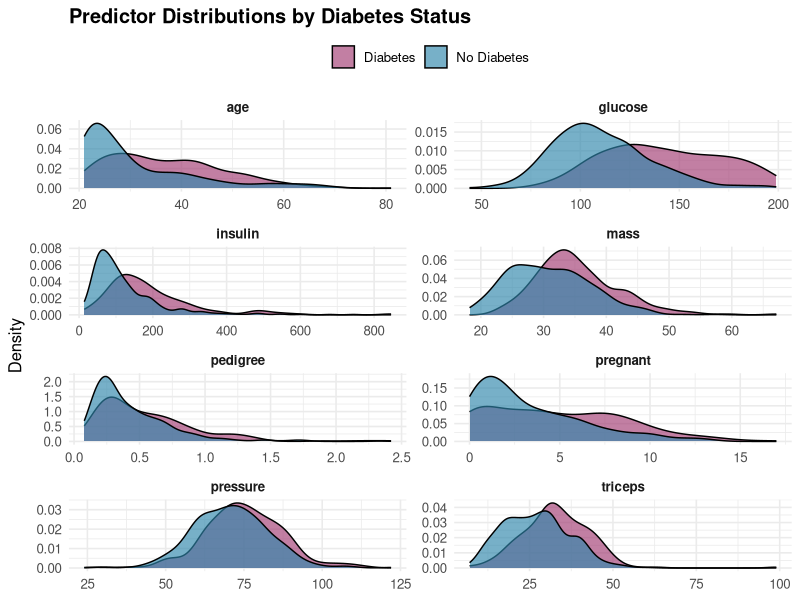
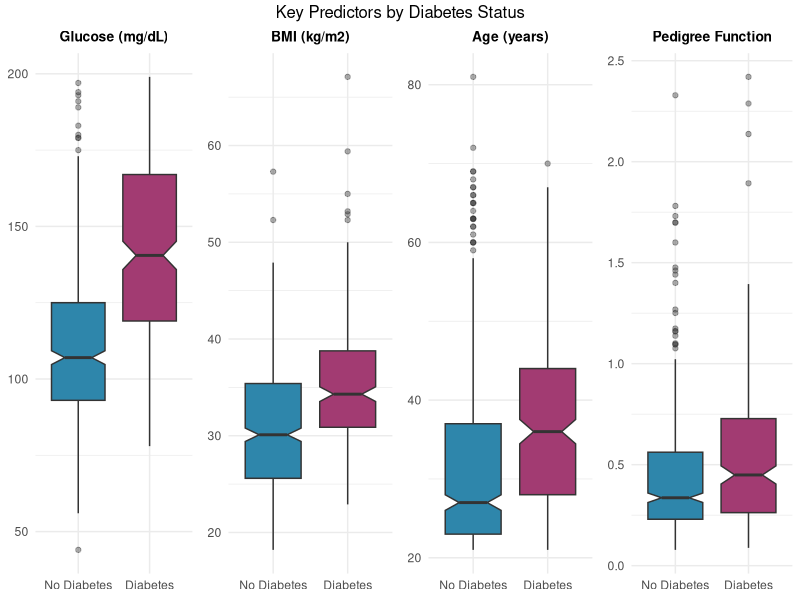
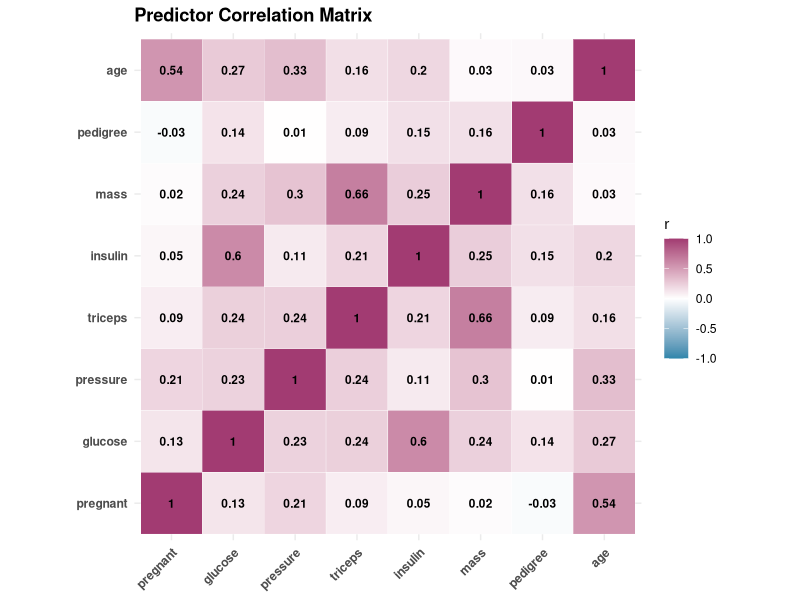
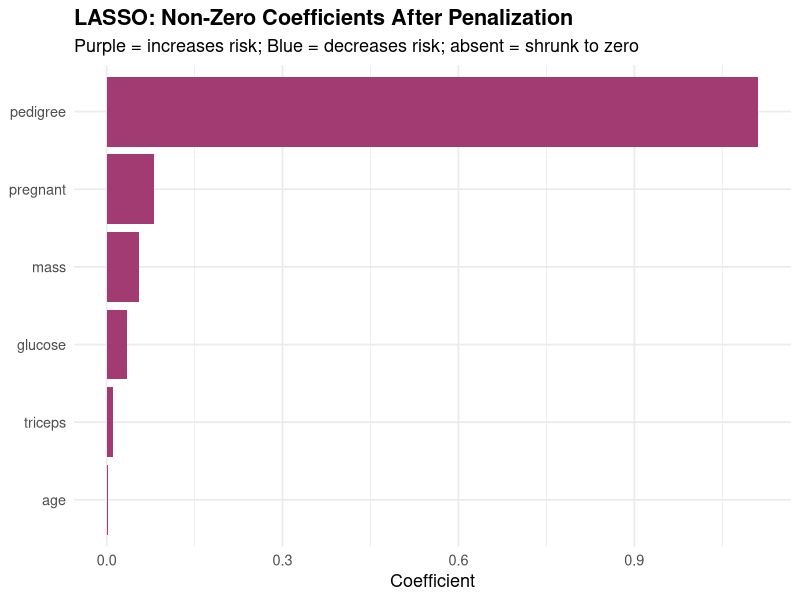
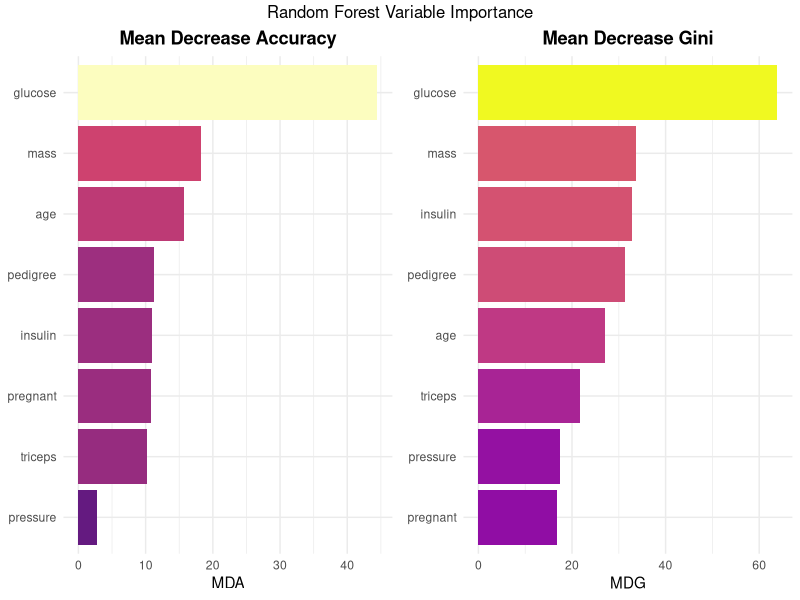
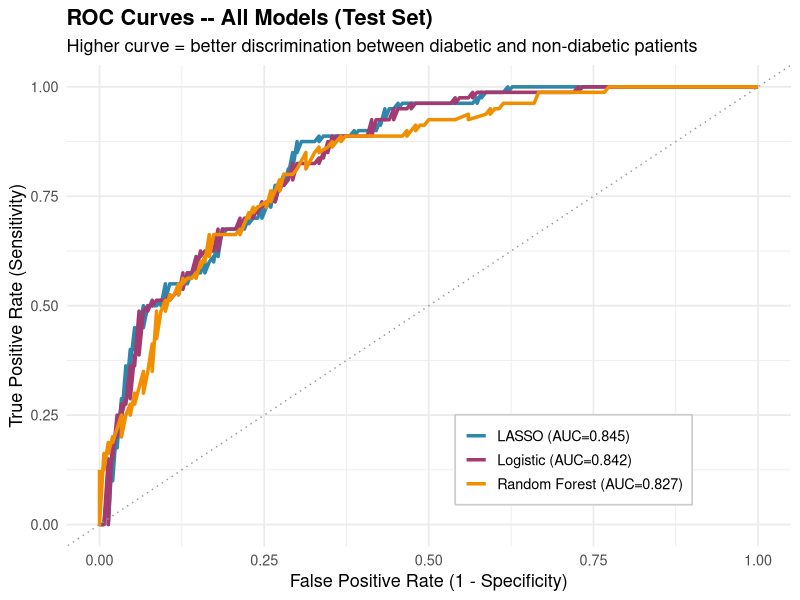
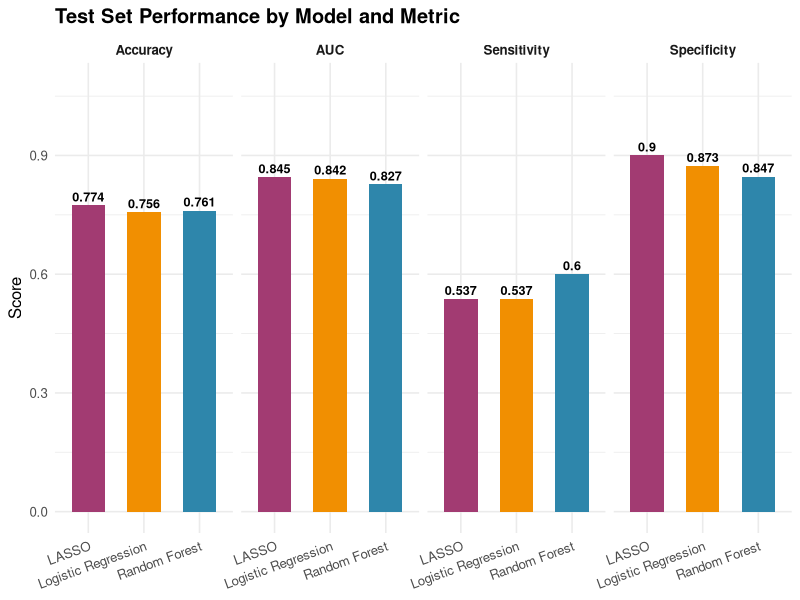
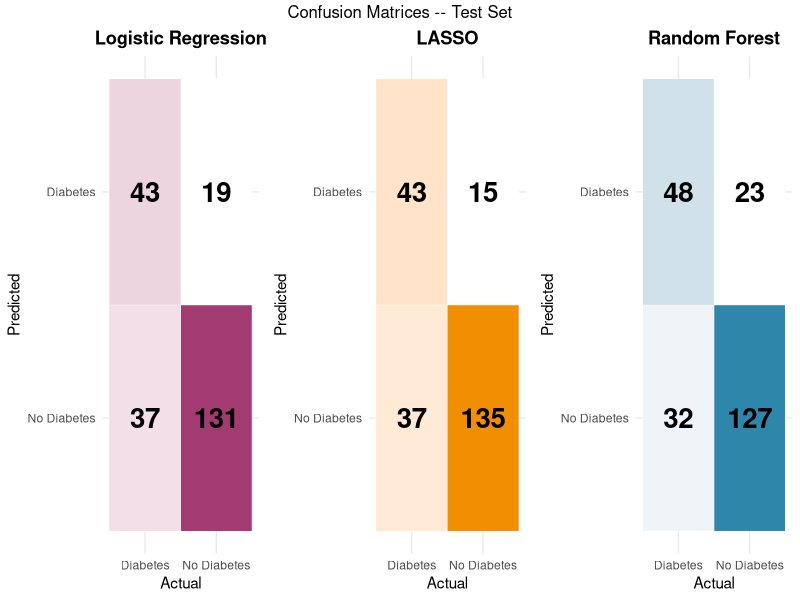

These figures' R source, in order:
## ---- chunk 1
knitr::opts_chunk$set(echo = TRUE, warning = FALSE, message = FALSE)
## ---- chunk 2
rm(list = ls())
set.seed(123)

required_packages <- c(
  "tidyverse", "mlbench", "caret", "pROC",
  "glmnet", "mice", "gridExtra", "reshape2",
  "randomForest", "knitr", "kableExtra", "scales", "viridis"
)

for (pkg in required_packages) {
  if (!requireNamespace(pkg, quietly = TRUE)) install.packages(pkg)
  suppressPackageStartupMessages(library(pkg, character.only = TRUE))
}

# Color palette
palette_neg <- "#2E86AB"   # Blue  – No Diabetes
palette_pos <- "#A23B72"   # Purple – Diabetes
palette_neu <- "#F18F01"   # Orange – neutral
## ---- chunk 3
data("PimaIndiansDiabetes2", package = "mlbench")
diabetes_raw <- PimaIndiansDiabetes2

# Impute missing values
imp <- mice(diabetes_raw[, -9], m = 5, method = "pmm",
            seed = 123, printFlag = FALSE)
diabetes <- complete(imp, 1)
diabetes$diabetes <- diabetes_raw$diabetes

continuous_vars <- c("pregnant","glucose","pressure","triceps",
                     "insulin","mass","pedigree","age")
## ---- chunk 4
idx        <- createDataPartition(diabetes$diabetes, p = 0.70, list = FALSE)
train_data <- diabetes[idx, ]
test_data  <- diabetes[-idx, ]
## ---- chunk 5
diabetes |>
  select(all_of(continuous_vars), diabetes) |>
  pivot_longer(-diabetes, names_to = "Variable", values_to = "Value") |>
  mutate(Outcome = ifelse(diabetes == "neg", "No Diabetes", "Diabetes")) |>
  ggplot(aes(x = Value, fill = Outcome)) +
  geom_density(alpha = 0.65) +
  scale_fill_manual(values = c("No Diabetes" = palette_neg, "Diabetes" = palette_pos)) +
  facet_wrap(~Variable, scales = "free", ncol = 2) +
  labs(title = "Predictor Distributions by Diabetes Status",
       x = NULL, y = "Density", fill = NULL) +
  theme_minimal(base_size = 12) +
  theme(plot.title = element_text(face = "bold"), legend.position = "top",
        strip.text = element_text(face = "bold"))
## ---- chunk 6
top_vars   <- c("glucose", "mass", "age", "pedigree")
top_labels <- c("Glucose (mg/dL)", "BMI (kg/m2)", "Age (years)", "Pedigree Function")

bp_list <- mapply(function(v, lab) {
  ggplot(diabetes, aes_string(x = "diabetes", y = v, fill = "diabetes")) +
    geom_boxplot(notch = TRUE, outlier.alpha = 0.4, show.legend = FALSE) +
    scale_x_discrete(labels = c("neg" = "No Diabetes", "pos" = "Diabetes")) +
    scale_fill_manual(values = c("neg" = palette_neg, "pos" = palette_pos)) +
    labs(title = lab, x = NULL, y = NULL) +
    theme_minimal(base_size = 11) +
    theme(plot.title = element_text(face = "bold", hjust = 0.5, size = 10))
}, top_vars, top_labels, SIMPLIFY = FALSE)

grid.arrange(grobs = bp_list, ncol = 4,
             top = "Key Predictors by Diabetes Status")
## ---- chunk 7
cor_melt <- diabetes |>
  select(all_of(continuous_vars)) |>
  cor() |>
  melt()

ggplot(cor_melt, aes(x = Var1, y = Var2, fill = value)) +
  geom_tile(color = "white") +
  geom_text(aes(label = round(value, 2)), size = 3, fontface = "bold") +
  scale_fill_gradient2(low = palette_neg, mid = "white", high = palette_pos,
                       midpoint = 0, limits = c(-1, 1), name = "r") +
  labs(title = "Predictor Correlation Matrix", x = NULL, y = NULL) +
  theme_minimal(base_size = 11) +
  theme(axis.text.x = element_text(angle = 45, hjust = 1, face = "bold"),
        axis.text.y = element_text(face = "bold"),
        plot.title  = element_text(face = "bold")) +
  coord_fixed()
## ---- chunk 8
diabetes |>
  group_by(diabetes) |>
  summarise(across(all_of(continuous_vars),
                   ~paste0(round(mean(.), 1), " (+-", round(sd(.), 1), ")")),
            .groups = "drop") |>
  mutate(diabetes = ifelse(diabetes == "neg", "No Diabetes", "Diabetes")) |>
  pivot_longer(-diabetes, names_to = "Variable") |>
  pivot_wider(names_from = diabetes, values_from = value) |>
  kbl(caption = "Mean (+-SD) by Diabetes Status",
      col.names = c("Variable", "No Diabetes", "Diabetes")) |>
  kable_styling(bootstrap_options = c("striped","hover","condensed"), full_width = FALSE)
## ---- chunk 9
log_full <- glm(diabetes ~ ., data = train_data, family = binomial)
log_step <- step(log_full, direction = "both", trace = 0)

# Predictions
log_prob_tr  <- predict(log_step, train_data, type = "response")
log_prob_te  <- predict(log_step, test_data,  type = "response")
log_class_tr <- factor(ifelse(log_prob_tr > 0.5, "pos", "neg"), levels = c("neg","pos"))
log_class_te <- factor(ifelse(log_prob_te > 0.5, "pos", "neg"), levels = c("neg","pos"))

log_cm_tr  <- confusionMatrix(log_class_tr, train_data$diabetes, positive = "pos")
log_cm_te  <- confusionMatrix(log_class_te, test_data$diabetes,  positive = "pos")
log_roc_tr <- roc(train_data$diabetes, log_prob_tr, quiet = TRUE)
log_roc_te <- roc(test_data$diabetes,  log_prob_te, quiet = TRUE)
## ---- chunk 10
x_tr <- model.matrix(diabetes ~ ., train_data)[,-1]
y_tr <- ifelse(train_data$diabetes == "pos", 1, 0)
x_te <- model.matrix(diabetes ~ ., test_data)[,-1]

cv_lasso    <- cv.glmnet(x_tr, y_tr, alpha = 1, family = "binomial", nfolds = 10)
lasso_model <- glmnet(x_tr, y_tr, alpha = 1, family = "binomial",
                      lambda = cv_lasso$lambda.min)

# Predictions
las_prob_tr  <- predict(lasso_model, x_tr, type = "response")[,1]
las_prob_te  <- predict(lasso_model, x_te, type = "response")[,1]
las_class_tr <- factor(ifelse(las_prob_tr > 0.5, "pos", "neg"), levels = c("neg","pos"))
las_class_te <- factor(ifelse(las_prob_te > 0.5, "pos", "neg"), levels = c("neg","pos"))

las_cm_tr  <- confusionMatrix(las_class_tr, train_data$diabetes, positive = "pos")
las_cm_te  <- confusionMatrix(las_class_te, test_data$diabetes,  positive = "pos")
las_roc_tr <- roc(train_data$diabetes, las_prob_tr, quiet = TRUE)
las_roc_te <- roc(test_data$diabetes,  las_prob_te, quiet = TRUE)
## ---- chunk 11
las_coef_df <- data.frame(
  Variable = rownames(as.matrix(coef(lasso_model))),
  Coef     = as.matrix(coef(lasso_model))[,1]
) |> filter(Variable != "(Intercept)", Coef != 0) |>
  arrange(desc(abs(Coef)))

ggplot(las_coef_df, aes(x = reorder(Variable, abs(Coef)), y = Coef, fill = Coef > 0)) +
  geom_col(show.legend = FALSE) +
  scale_fill_manual(values = c("FALSE" = palette_neg, "TRUE" = palette_pos)) +
  coord_flip() +
  labs(title    = "LASSO: Non-Zero Coefficients After Penalization",
       subtitle = "Purple = increases risk; Blue = decreases risk; absent = shrunk to zero",
       x = NULL, y = "Coefficient") +
  theme_minimal(base_size = 13) +
  theme(plot.title = element_text(face = "bold"))
## ---- chunk 12
rf_model <- randomForest(diabetes ~ ., data = train_data,
                         ntree = 500, mtry = 3, importance = TRUE)

rf_prob_tr  <- predict(rf_model, train_data, type = "prob")[,"pos"]
rf_prob_te  <- predict(rf_model, test_data,  type = "prob")[,"pos"]
rf_class_tr <- predict(rf_model, train_data, type = "class")
rf_class_te <- predict(rf_model, test_data,  type = "class")

rf_cm_tr  <- confusionMatrix(rf_class_tr, train_data$diabetes, positive = "pos")
rf_cm_te  <- confusionMatrix(rf_class_te, test_data$diabetes,  positive = "pos")
rf_roc_tr <- roc(train_data$diabetes, rf_prob_tr, quiet = TRUE)
rf_roc_te <- roc(test_data$diabetes,  rf_prob_te, quiet = TRUE)
## ---- chunk 13
imp_df <- as.data.frame(importance(rf_model)) |>
  rownames_to_column("Variable") |>
  arrange(desc(MeanDecreaseAccuracy))

p_mda <- ggplot(imp_df, aes(x = reorder(Variable, MeanDecreaseAccuracy),
                             y = MeanDecreaseAccuracy, fill = MeanDecreaseAccuracy)) +
  geom_col(show.legend = FALSE) +
  scale_fill_viridis_c(option = "magma", begin = 0.3) +
  coord_flip() +
  labs(title = "Mean Decrease Accuracy", x = NULL, y = "MDA") +
  theme_minimal(base_size = 11) +
  theme(plot.title = element_text(face = "bold", hjust = 0.5))

p_mdg <- ggplot(imp_df, aes(x = reorder(Variable, MeanDecreaseGini),
                             y = MeanDecreaseGini, fill = MeanDecreaseGini)) +
  geom_col(show.legend = FALSE) +
  scale_fill_viridis_c(option = "plasma", begin = 0.3) +
  coord_flip() +
  labs(title = "Mean Decrease Gini", x = NULL, y = "MDG") +
  theme_minimal(base_size = 11) +
  theme(plot.title = element_text(face = "bold", hjust = 0.5))

grid.arrange(p_mda, p_mdg, ncol = 2,
             top = "Random Forest Variable Importance")
## ---- chunk 14
results <- data.frame(
  Model       = c("Logistic Regression", "LASSO", "Random Forest"),
  Train_Acc   = round(c(log_cm_tr$overall["Accuracy"],
                        las_cm_tr$overall["Accuracy"],
                        rf_cm_tr$overall["Accuracy"]), 4),
  Test_Acc    = round(c(log_cm_te$overall["Accuracy"],
                        las_cm_te$overall["Accuracy"],
                        rf_cm_te$overall["Accuracy"]), 4),
  Sensitivity = round(c(log_cm_te$byClass["Sensitivity"],
                        las_cm_te$byClass["Sensitivity"],
                        rf_cm_te$byClass["Sensitivity"]), 4),
  Specificity = round(c(log_cm_te$byClass["Specificity"],
                        las_cm_te$byClass["Specificity"],
                        rf_cm_te$byClass["Specificity"]), 4),
  F1          = round(c(log_cm_te$byClass["F1"],
                        las_cm_te$byClass["F1"],
                        rf_cm_te$byClass["F1"]), 4),
  Test_AUC    = round(c(auc(log_roc_te),
                        auc(las_roc_te),
                        auc(rf_roc_te)), 4)
)

best <- which.max(results$Test_AUC)

kbl(results, caption = "Model Performance Comparison (Test Set)",
    col.names = c("Model","Train Acc.","Test Acc.","Sensitivity",
                  "Specificity","F1 Score","Test AUC")) |>
  kable_styling(bootstrap_options = c("striped","hover","condensed"), full_width = TRUE) |>
  row_spec(best, bold = TRUE, color = "white", background = palette_neg) |>
  add_footnote("Highlighted = best Test AUC", notation = "symbol")
## ---- chunk 15
roc_df <- bind_rows(
  data.frame(fpr = 1 - log_roc_te$specificities, tpr = log_roc_te$sensitivities,
             Model = paste0("Logistic (AUC=", round(auc(log_roc_te), 3), ")")),
  data.frame(fpr = 1 - las_roc_te$specificities, tpr = las_roc_te$sensitivities,
             Model = paste0("LASSO (AUC=", round(auc(las_roc_te), 3), ")")),
  data.frame(fpr = 1 - rf_roc_te$specificities,  tpr = rf_roc_te$sensitivities,
             Model = paste0("Random Forest (AUC=", round(auc(rf_roc_te), 3), ")"))
)

ggplot(roc_df, aes(x = fpr, y = tpr, color = Model)) +
  geom_line(linewidth = 1.2) +
  geom_abline(slope = 1, intercept = 0, linetype = "dotted", color = "gray60") +
  scale_color_manual(values = c(palette_neg, palette_pos, palette_neu)) +
  labs(title    = "ROC Curves -- All Models (Test Set)",
       subtitle = "Higher curve = better discrimination between diabetic and non-diabetic patients",
       x = "False Positive Rate (1 - Specificity)",
       y = "True Positive Rate (Sensitivity)",
       color = NULL) +
  theme_minimal(base_size = 13) +
  theme(plot.title = element_text(face = "bold"),
        legend.position = c(0.70, 0.18),
        legend.background = element_rect(fill = "white", color = "gray80"))
## ---- chunk 16
results |>
  select(Model, Test_Acc, Sensitivity, Specificity, Test_AUC) |>
  pivot_longer(-Model, names_to = "Metric", values_to = "Value") |>
  mutate(Metric = recode(Metric, "Test_Acc" = "Accuracy", "Test_AUC" = "AUC")) |>
  ggplot(aes(x = Model, y = Value, fill = Model)) +
  geom_col(width = 0.6, show.legend = FALSE) +
  geom_text(aes(label = round(Value, 3)), vjust = -0.4, size = 3.2, fontface = "bold") +
  scale_fill_manual(values = c(palette_pos, palette_neu, palette_neg)) +
  scale_y_continuous(limits = c(0, 1.08)) +
  facet_wrap(~Metric, ncol = 4) +
  labs(title = "Test Set Performance by Model and Metric", x = NULL, y = "Score") +
  theme_minimal(base_size = 12) +
  theme(axis.text.x  = element_text(angle = 20, hjust = 1),
        plot.title   = element_text(face = "bold"),
        strip.text   = element_text(face = "bold"))
## ---- chunk 17
plot_cm <- function(cm_obj, title_str, color) {
  cm_df <- as.data.frame(cm_obj$table)
  cm_df$Reference  <- factor(cm_df$Reference,  levels = c("pos","neg"))
  cm_df$Prediction <- factor(cm_df$Prediction, levels = c("neg","pos"))
  ggplot(cm_df, aes(x = Reference, y = Prediction, fill = Freq)) +
    geom_tile(color = "white") +
    geom_text(aes(label = Freq), size = 7, fontface = "bold") +
    scale_fill_gradient(low = "white", high = color) +
    scale_x_discrete(labels = c("pos" = "Diabetes", "neg" = "No Diabetes")) +
    scale_y_discrete(labels = c("pos" = "Diabetes", "neg" = "No Diabetes")) +
    labs(title = title_str, x = "Actual", y = "Predicted") +
    theme_minimal(base_size = 11) +
    theme(plot.title = element_text(face = "bold", hjust = 0.5),
          legend.position = "none")
}

grid.arrange(
  plot_cm(log_cm_te, "Logistic Regression", palette_pos),
  plot_cm(las_cm_te, "LASSO",               palette_neu),
  plot_cm(rf_cm_te,  "Random Forest",        palette_neg),
  ncol = 3, top = "Confusion Matrices -- Test Set"
)
## ---- chunk 18
# Refit Logistic and LASSO on standardized predictors for fair importance comparison
# (original models kept intact for odds ratios and predictions)
train_scaled <- train_data
train_scaled[continuous_vars] <- scale(train_data[continuous_vars])

log_scaled <- glm(formula(log_step), data = train_scaled, family = binomial)

x_tr_sc <- model.matrix(diabetes ~ ., train_scaled)[,-1]
las_scaled <- glmnet(x_tr_sc, y_tr, alpha = 1, family = "binomial",
                     lambda = cv_lasso$lambda.min)

# Standardized importance -- now comparable across variables
log_c <- abs(coef(log_scaled)[-1]);          log_c <- log_c / sum(log_c)
las_c <- abs(as.matrix(coef(las_scaled))[-1, 1])
las_c <- las_c[las_c != 0];                  las_c <- las_c / sum(las_c)
rf_mda <- importance(rf_model)[,"MeanDecreaseAccuracy"]
rf_mda <- rf_mda / sum(rf_mda)

make_imp <- function(vals, model_name) {
  v <- setNames(rep(0, length(continuous_vars)), continuous_vars)
  v[intersect(names(vals), continuous_vars)] <- vals[intersect(names(vals), continuous_vars)]
  data.frame(Variable = continuous_vars, Importance = v, Model = model_name)
}

all_imp <- bind_rows(
  make_imp(log_c,  "Logistic"),
  make_imp(las_c,  "LASSO"),
  make_imp(rf_mda, "Random Forest")
) |> filter(Importance > 0)

ggplot(all_imp, aes(x = reorder(Variable, Importance), y = Importance, fill = Model)) +
  geom_col(position = "dodge") +
  scale_fill_manual(values = c("Logistic" = palette_pos, "LASSO" = palette_neu,
                               "Random Forest" = palette_neg)) +
  coord_flip() +
  labs(title    = "Normalized Variable Importance -- All Three Models",
       subtitle = "Logistic/LASSO fit on standardized predictors for fair comparison",
       x = NULL, y = "Normalized Importance", fill = "Model") +
  theme_minimal(base_size = 13) +
  theme(plot.title = element_text(face = "bold"), legend.position = "top")
## ---- chunk 19
data.frame(
  Rank     = 1:5,
  Variable = c("Glucose", "BMI (mass)", "Age", "Pedigree Function", "Pregnancies")
) |>
  kbl(caption = "Top 5 Most Influential Variables (Consistent Across All Models)") |>
  kable_styling(bootstrap_options = c("striped","hover","condensed"), full_width = TRUE)
